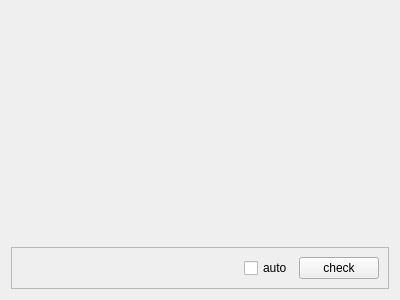
<?xml version="1.0" encoding="UTF-8"?>
<ui version="4.0">
 <class>Copyrighter_editor</class>
 <widget class="QWidget" name="Copyrighter_editor">
  <property name="geometry">
   <rect>
    <x>0</x>
    <y>0</y>
    <width>400</width>
    <height>300</height>
   </rect>
  </property>
  <property name="windowTitle">
   <string>Form</string>
  </property>
  <layout class="QVBoxLayout" name="verticalLayout">
   <item>
    <widget class="MyTextEdit" name="editor_widget" native="true">
     <property name="sizePolicy">
      <sizepolicy hsizetype="Preferred" vsizetype="Preferred">
       <horstretch>0</horstretch>
       <verstretch>0</verstretch>
      </sizepolicy>
     </property>
    </widget>
   </item>
   <item>
    <widget class="QFrame" name="frame">
     <property name="sizePolicy">
      <sizepolicy hsizetype="Preferred" vsizetype="Fixed">
       <horstretch>0</horstretch>
       <verstretch>0</verstretch>
      </sizepolicy>
     </property>
     <property name="frameShape">
      <enum>QFrame::StyledPanel</enum>
     </property>
     <property name="frameShadow">
      <enum>QFrame::Raised</enum>
     </property>
     <layout class="QHBoxLayout" name="horizontalLayout">
      <item>
       <widget class="QLabel" name="lbl_info">
        <property name="sizePolicy">
         <sizepolicy hsizetype="Expanding" vsizetype="Preferred">
          <horstretch>0</horstretch>
          <verstretch>0</verstretch>
         </sizepolicy>
        </property>
       </widget>
      </item>
      <item>
       <widget class="QCheckBox" name="cb_auto">
        <property name="text">
         <string>auto</string>
        </property>
       </widget>
      </item>
      <item>
       <widget class="QPushButton" name="btn_check">
        <property name="text">
         <string>check</string>
        </property>
       </widget>
      </item>
     </layout>
    </widget>
   </item>
  </layout>
 </widget>
 <customwidgets>
  <customwidget>
   <class>MyTextEdit</class>
   <extends>QWidget</extends>
   <header>mytextedit.hpp</header>
   <container>1</container>
  </customwidget>
 </customwidgets>
 <resources/>
 <connections/>
</ui>
